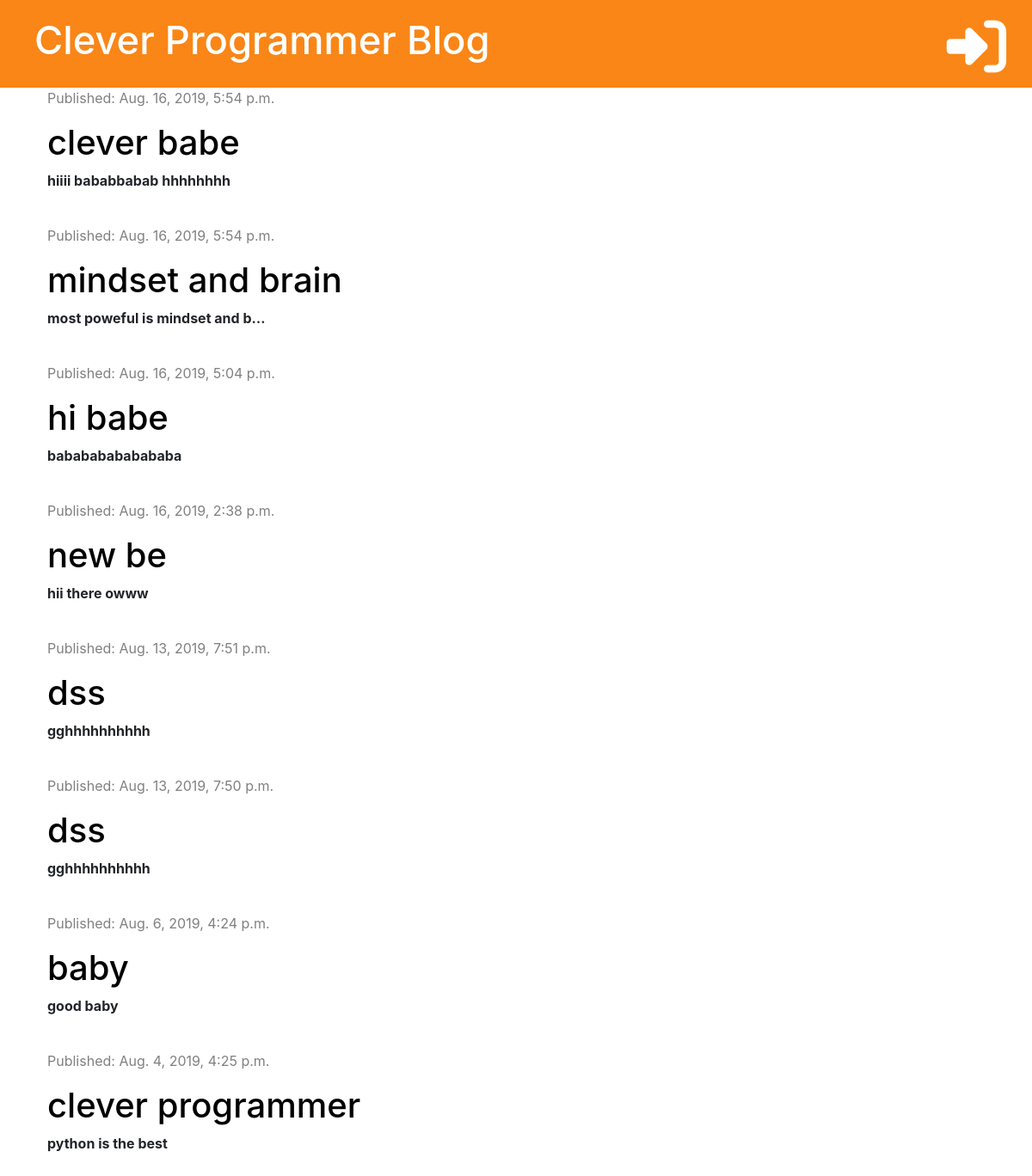
Before: / with the older database file.
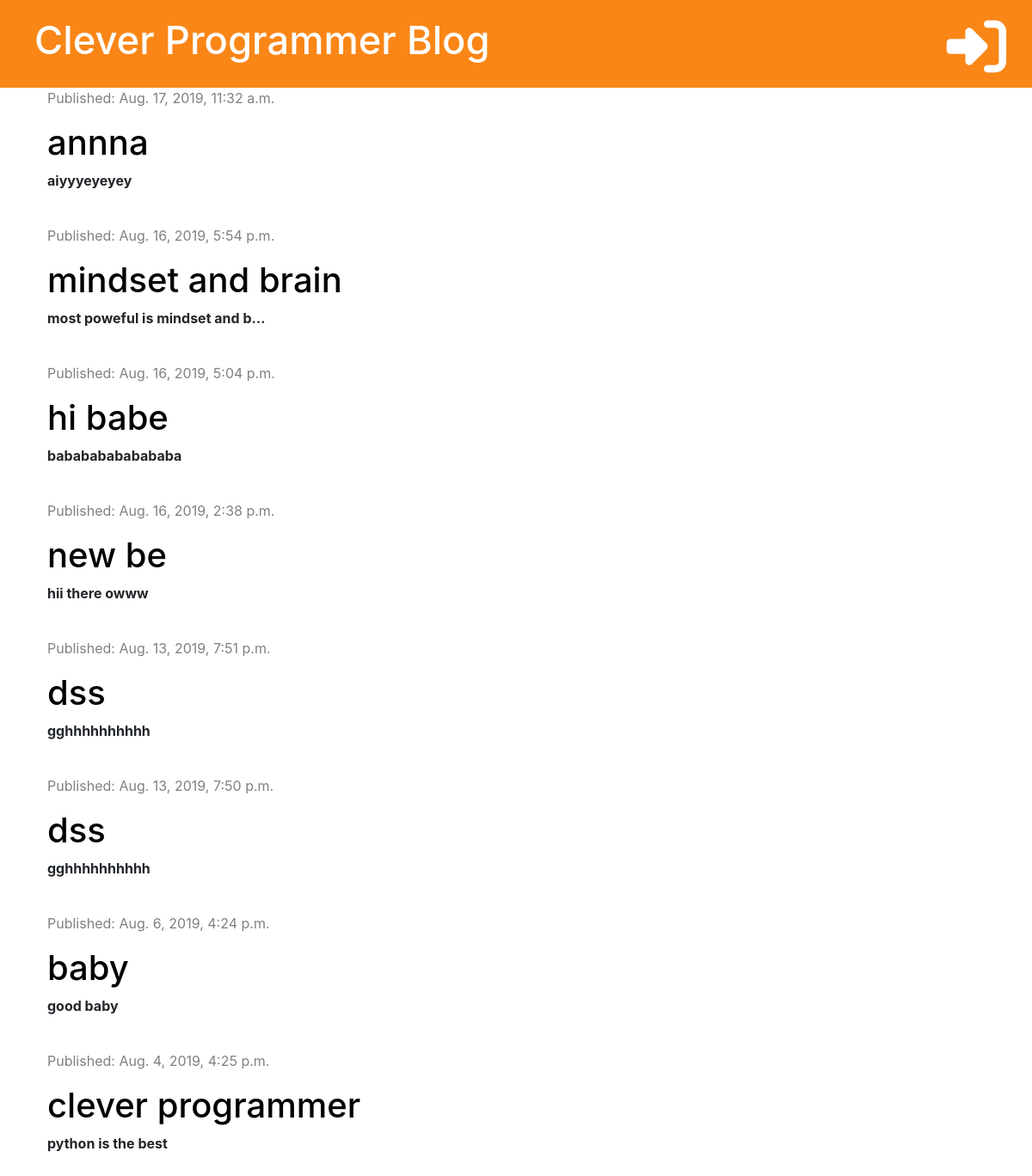
After: the same page with the newer database file.
### bloge/models.py (models this page shows, shortened)
class Post(models.Model):
    author = models.ForeignKey("auth.User", on_delete=models.CASCADE)
    title = models.CharField(max_length=200)
    text = models.TextField()
    created_date = models.DateTimeField(default=timezone.now)
    published_date = models.DateTimeField(blank=True, null=True)

### bloge/views.py (the view)
# urls.py: path('', views.post_list, name='post_list'),
def post_list(request):
    posts = Post.objects.filter(published_date__lte=timezone.now()).order_by('-published_date')
    stuff_for_frontend = {'posts': posts}
    return render(request, 'bloge/post_list.html', stuff_for_frontend)

### bloge/templates/bloge/post_list.html (shortened to what this page needs)
{% extends 'bloge/base.html' %}
{% block content %}
        {% for post in posts %}
            <div class="post">
              <div class="date">
                <p>Published: {{ post.published_date }}</p>
              </div>
              <h1><a href="{% url 'post_detail' pk=post.pk %}">{{ post.title }}</a></h1>
              <p><b>{{ post.text|truncatechars:30 }}</b></p><br>
            </div>
        {% endfor %}
{% endblock %}

Changed rows visible on the page:
no longer on this page (row edited): Post: published_date "Aug. 16, 2019, 5:54 p.m.", title "clever babe", text "hiiii bababbabab hhhhhhhh"
added Post: published_date "Aug. 17, 2019, 11:32 a.m.", title "annna", text "aiyyyeyeyey"
